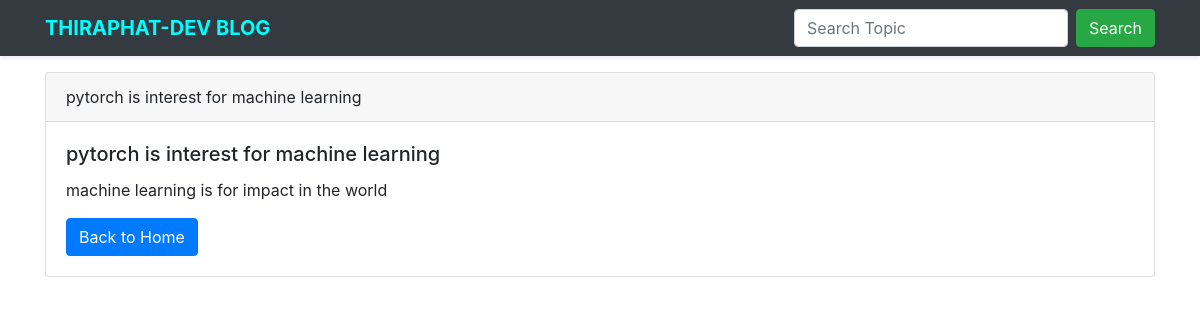
Page /blog/post/1/ on the committed database.
### blog/models.py (models this page shows, shortened)
class Post(models.Model):
	categories_choice =  (
		("BlockChain", "BlockChain Technology"),
		("AI", "Technology"),
		("NFT", "NFT Technology"),
		("BACKEND", "BACKEND Technology"),
		("FRONTEND", "FRONTEND Technology"),
	)
	title = models.CharField(max_length=300)
	body = models.TextField()
	photo = models.ImageField(upload_to='blog/%Y/%m/%d', blank=True)
	category = models.CharField(max_length=50, choices=categories_choice)
	post_status = models.BooleanField(default=False)
	created_at = models.DateTimeField(auto_now_add=True)
	updated_at = models.DateTimeField(auto_now=True)

### blog/views.py (the view)
# urls.py: path('post/<int:id>/', views.post_detail, name="post_detail"),
def post_detail(request, id):
    post = Post.objects.get(id=id)
    return render(request, 'post_detail.html', {'post': post})

### blog/templates/post_detail.html (shortened to what this page needs)
{%extends 'base.html'%}
{%block content%}
<div class="container">
	<div class="row pb-3">
		<div class="col-sm-12">
			<div class="card">
				<div class="card-header">
					{{post.title}}
				</div>
				<div class="card-body">
					<h5 class="card-title">{{post.title}}</h5>
					<p class="card-text">{{post.body|safe}}
					</p>
					<a href="{%url 'index' %}" class="btn btn-primary">Back to Home</a>
				</div>
			</div>
		</div>
	</div>
{%endblock%}

### blog/static/blog.css (style rules this page uses)
* { margin: 0; padding: 0; box-sizing: border-box; }

### rows in the picture
Post: title "pytorch is interest for machine learning", body "machine learning is for impact in the world"
